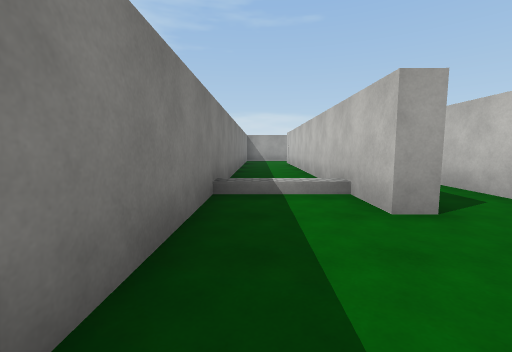
[1] (above)

24 first-person views from a walk through a 3-D level made in the Unity game engine. The camera is 1.4 m above the floor, tilts 6° down and sees 90° across. The floor is counted in squares, 2 m on a side. Each view is taken from the middle of a square. On the plan, view 1 faces up. The plan holds only what a view shows up to about 9 squares ahead; the rest is blank. The place goes on beyond the plan. The player character is not drawn. Surface patterns are stand-ins for the level's own textures.

[2]
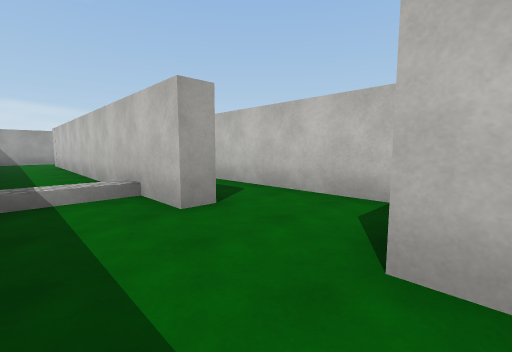

[3]
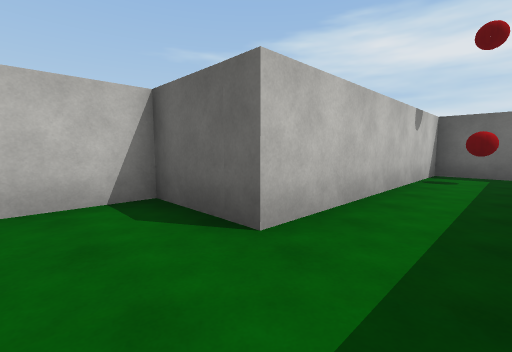

[4]
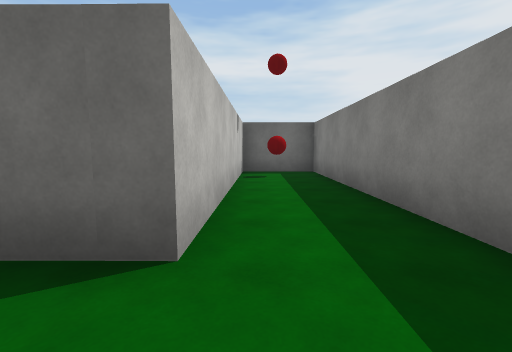

[5]
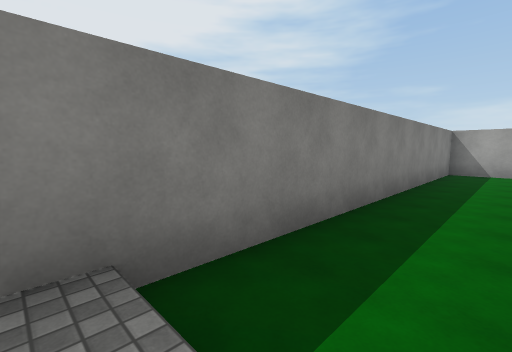

[6]
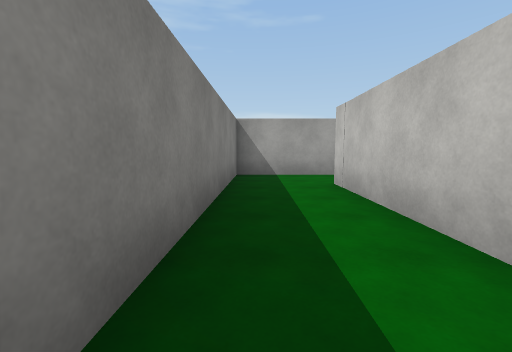

[7]
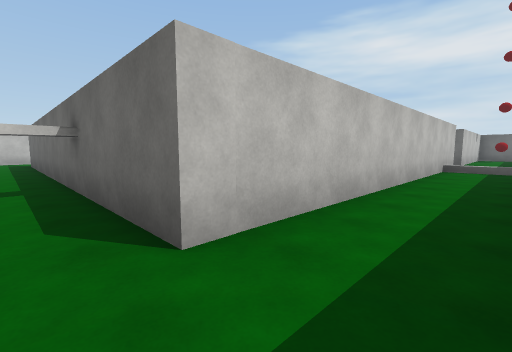

[8]
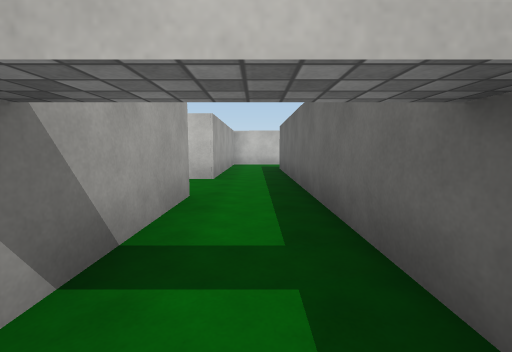

[9]
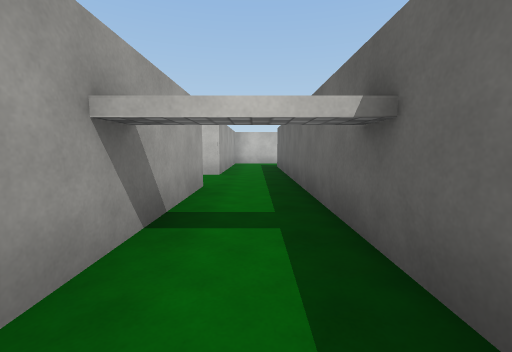

[10]
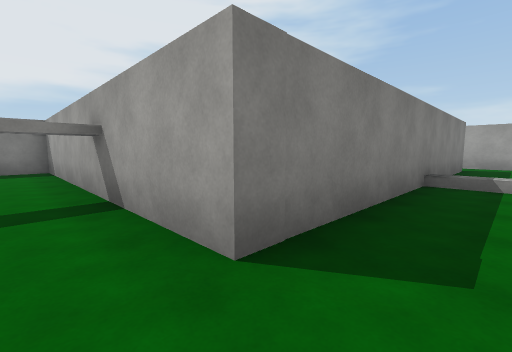

[11]
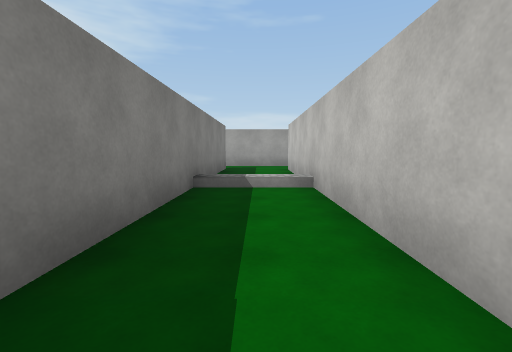

[12]
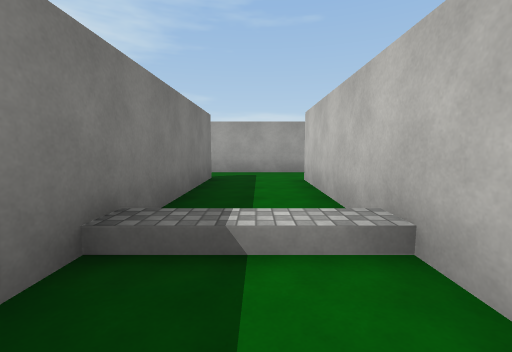

[13]
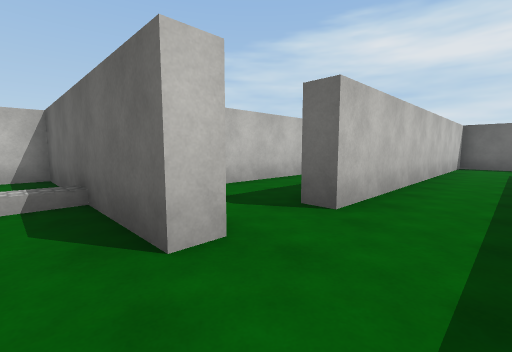

[14]
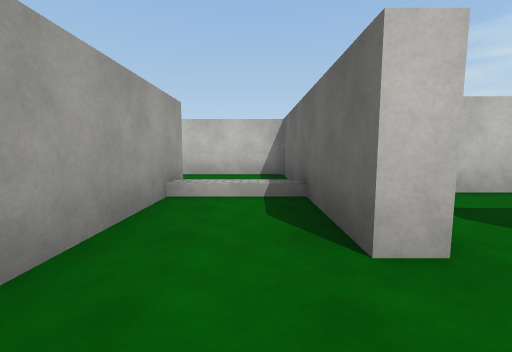

[15]
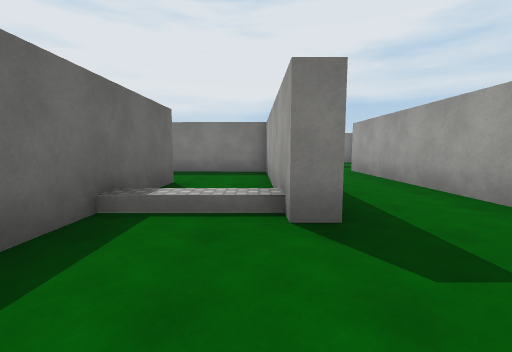

[16]
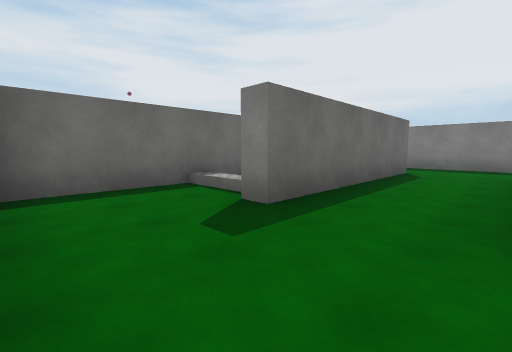

[17]
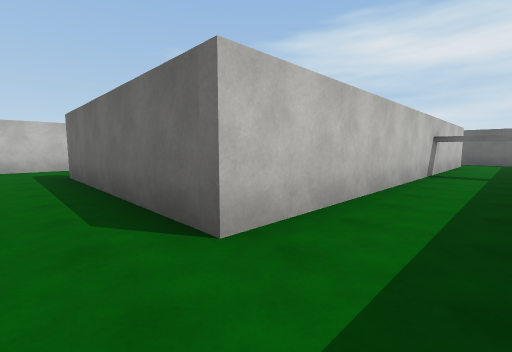

[18]
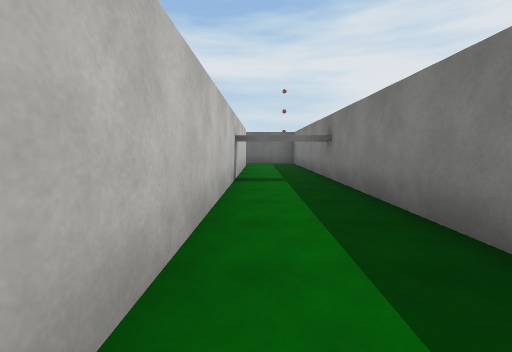

[19]
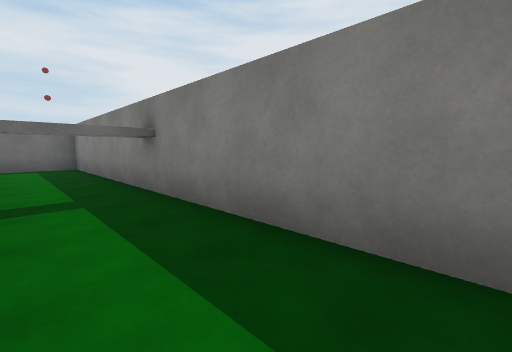

[20]
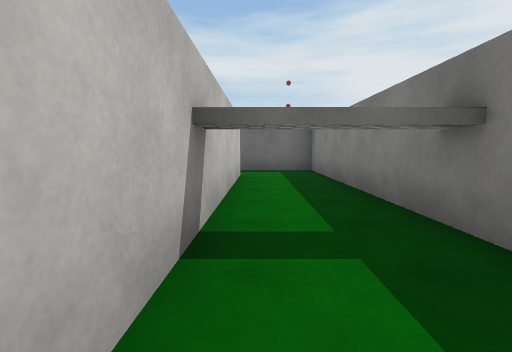

[21]
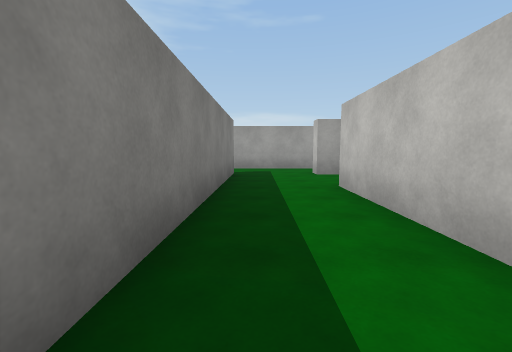

[22]
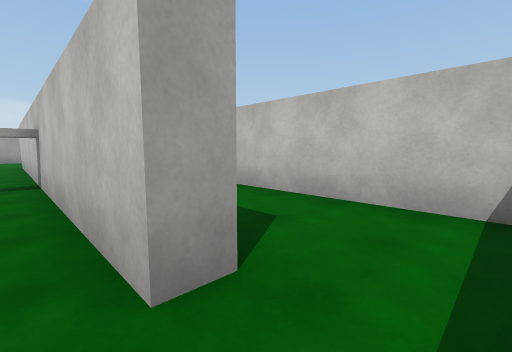

[23]
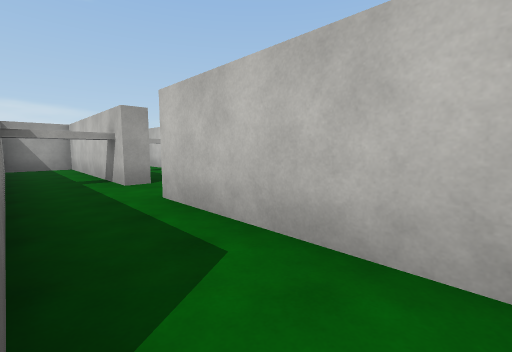

[24]
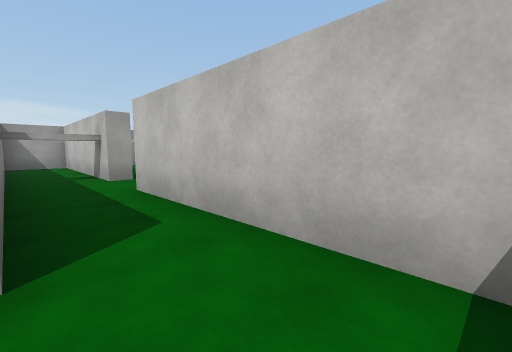

### Floor plan
Key: @ floor where view 1 was taken; # wall or solid block; . main floor; : floor 0.5 m higher than the main floor; / step, stairs or slope; B red ball.
Columns run from 1 left of view 1 to 14 right of it. Each row starts with its distance up from view 1.
 31    #..######...
 30    #...........#
 29    #...#####...#
 28    #..##...:...#
 27    #..#....:..##
 26    #..#..######
 25    #..#.....
 24    #..#..#..
 23    #..#..#.#
 22    #..#..#.#
 21    #..#..#.#
 20    #..#..#/#
 19    #..#..#.#
 18    #..#..#.#
 17    #.....#.#
 16    #.....#.#
 15 ##########.####
 14 #..............
 13 #..############
 12 #..#.#
 11 #..#.#
 10 #..#.#.
  9 #..#.#.
  8 #..#.#.
  7 #..#..
  6 #..#..
  5 #..#.#
  4 #//#.#
  3 #..#.#
  2 #....#
  1 #....#
  0 #@.###
 -1 #..#
 -2 #..#
 -3 #..#
 -4 #..#
 -5 #B.#
 -6 ####

Where each view was taken, in squares from view 1:
view 1: 0 up, 0 right, facing up
view 2: 0 up, 0 right, facing up-right
view 3: 2 up, 0 right, facing down-right
view 4: 2 up, 1 right, facing down
view 5: 4 up, 1 right, facing up-left
view 6: 8 up, 0 right, facing up
view 7: 14 up, 0 right, facing down-right
view 8: 14 up, 4 right, facing right
view 9: 14 up, 3 right, facing right
view 10: 14 up, 9 right, facing up-left
view 11: 15 up, 9 right, facing up
view 12: 18 up, 9 right, facing up
view 13: 27 up, 6 right, facing down-right
view 14: 27 up, 6 right, facing right
view 15: 28 up, 13 right, facing left
view 16: 31 up, 13 right, facing down-left
view 17: 30 up, 3 right, facing down-right
view 18: 28 up, 4 right, facing down
view 19: 26 up, 4 right, facing down-left
view 20: 24 up, 4 right, facing down
view 21: 24 up, 3 right, facing up
view 22: 16 up, 4 right, facing up-right
view 23: 2 up, 2 right, facing up-right
view 24: 1 up, 2 right, facing up-right
